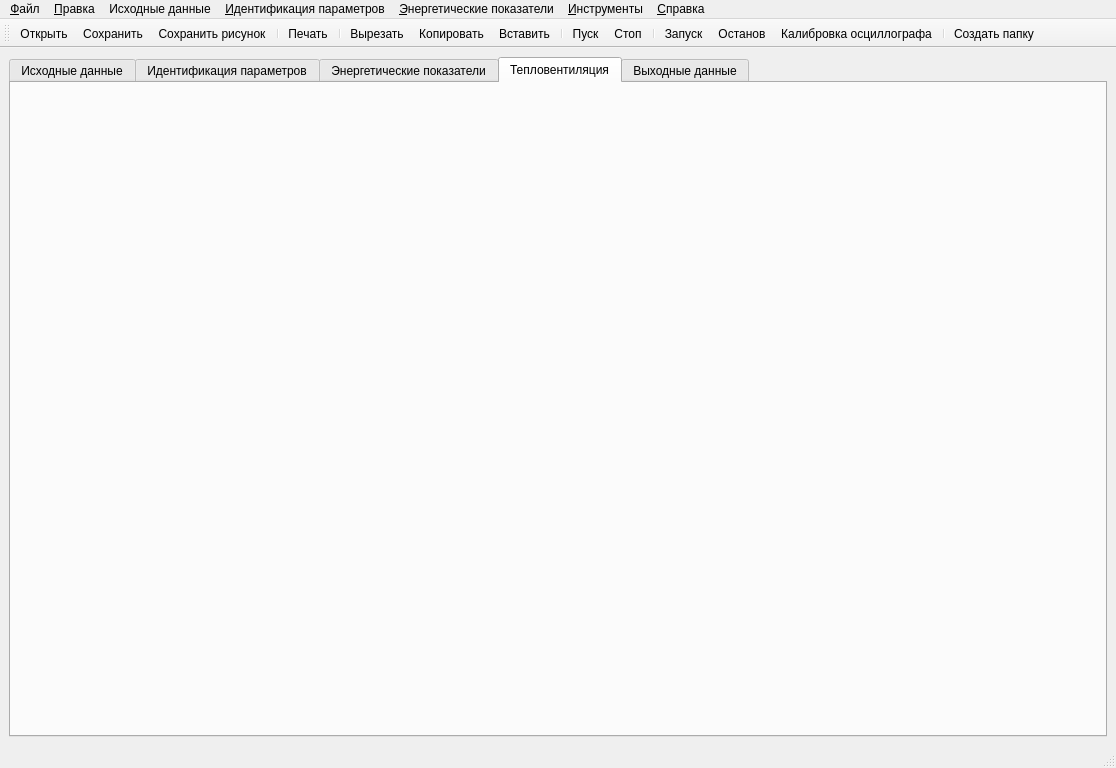
<?xml version="1.0" encoding="UTF-8"?>
<ui version="4.0">
 <class>MainWindow</class>
 <widget class="QMainWindow" name="MainWindow">
  <property name="geometry">
   <rect>
    <x>0</x>
    <y>0</y>
    <width>1116</width>
    <height>768</height>
   </rect>
  </property>
  <property name="windowTitle">
   <string>IM View</string>
  </property>
  <property name="windowIcon">
   <iconset resource="resurce.qrc">
    <normaloff>:/new/prefix1/img/IM_48x48.png</normaloff>:/new/prefix1/img/IM_48x48.png</iconset>
  </property>
  <widget class="QWidget" name="centralwidget">
   <layout class="QHBoxLayout" name="horizontalLayout">
    <item>
     <widget class="QTabWidget" name="tabWidget">
      <property name="currentIndex">
       <number>3</number>
      </property>
      <widget class="QWidget" name="tab">
       <attribute name="title">
        <string>Исходные данные</string>
       </attribute>
       <layout class="QHBoxLayout" name="horizontalLayout_4">
        <item>
         <widget class="datas" name="widget" native="true"/>
        </item>
       </layout>
      </widget>
      <widget class="QWidget" name="tab_2">
       <property name="font">
        <font>
         <pointsize>10</pointsize>
        </font>
       </property>
       <attribute name="title">
        <string>Идентификация параметров</string>
       </attribute>
       <layout class="QHBoxLayout" name="horizontalLayout_2">
        <item>
         <widget class="identf" name="widget_2" native="true"/>
        </item>
       </layout>
      </widget>
      <widget class="QWidget" name="tab_3">
       <attribute name="title">
        <string>Энергетические показатели</string>
       </attribute>
       <layout class="QVBoxLayout" name="verticalLayout">
        <item>
         <widget class="electromagn" name="widget_3" native="true"/>
        </item>
       </layout>
      </widget>
      <widget class="QWidget" name="tab_4">
       <attribute name="title">
        <string>Тепловентиляция</string>
       </attribute>
       <layout class="QGridLayout" name="gridLayout_3">
        <item row="0" column="0">
         <widget class="teplovent" name="widget_5" native="true"/>
        </item>
       </layout>
      </widget>
      <widget class="QWidget" name="tab_6">
       <attribute name="title">
        <string>Выходные данные</string>
       </attribute>
       <layout class="QGridLayout" name="gridLayout">
        <item row="0" column="0">
         <widget class="Itogs" name="widget_4" native="true">
          <layout class="QGridLayout" name="gridLayout_2"/>
         </widget>
        </item>
       </layout>
      </widget>
     </widget>
    </item>
   </layout>
  </widget>
  <widget class="QMenuBar" name="menubar">
   <property name="geometry">
    <rect>
     <x>0</x>
     <y>0</y>
     <width>1116</width>
     <height>23</height>
    </rect>
   </property>
   <widget class="QMenu" name="menufile">
    <property name="title">
     <string>&amp;Файл</string>
    </property>
    <addaction name="action"/>
    <addaction name="action_2"/>
    <addaction name="action_6"/>
    <addaction name="separator"/>
    <addaction name="action_3"/>
    <addaction name="separator"/>
    <addaction name="actionExit"/>
   </widget>
   <widget class="QMenu" name="menuabout">
    <property name="title">
     <string>&amp;Справка</string>
    </property>
    <addaction name="actionhelp"/>
    <addaction name="actionabout"/>
   </widget>
   <widget class="QMenu" name="menu">
    <property name="title">
     <string>&amp;Инструменты</string>
    </property>
    <addaction name="action_15"/>
   </widget>
   <widget class="QMenu" name="menu_2">
    <property name="title">
     <string>&amp;Правка</string>
    </property>
    <addaction name="action_7"/>
    <addaction name="action_8"/>
    <addaction name="separator"/>
    <addaction name="actioncut"/>
    <addaction name="action_10"/>
    <addaction name="action_11"/>
    <addaction name="action_4"/>
    <addaction name="separator"/>
    <addaction name="action_13"/>
   </widget>
   <widget class="QMenu" name="menu_3">
    <property name="title">
     <string>&amp;Идентификация параметров</string>
    </property>
    <addaction name="action_5"/>
    <addaction name="action_9"/>
    <addaction name="separator"/>
    <addaction name="action_14"/>
   </widget>
   <widget class="QMenu" name="menu_4">
    <property name="title">
     <string>Исходные данные</string>
    </property>
    <addaction name="action_12"/>
    <addaction name="action_16"/>
    <addaction name="action_17"/>
    <addaction name="action_18"/>
    <addaction name="action_19"/>
   </widget>
   <widget class="QMenu" name="menu_5">
    <property name="title">
     <string>&amp;Энергетические показатели</string>
    </property>
    <addaction name="action_20"/>
    <addaction name="action_21"/>
    <addaction name="action_22"/>
   </widget>
   <addaction name="menufile"/>
   <addaction name="menu_2"/>
   <addaction name="menu_4"/>
   <addaction name="menu_3"/>
   <addaction name="menu_5"/>
   <addaction name="menu"/>
   <addaction name="menuabout"/>
  </widget>
  <widget class="QStatusBar" name="statusbar"/>
  <widget class="QToolBar" name="toolBar">
   <property name="windowTitle">
    <string>toolBar</string>
   </property>
   <attribute name="toolBarArea">
    <enum>TopToolBarArea</enum>
   </attribute>
   <attribute name="toolBarBreak">
    <bool>false</bool>
   </attribute>
   <addaction name="action"/>
   <addaction name="action_2"/>
   <addaction name="action_6"/>
   <addaction name="separator"/>
   <addaction name="action_3"/>
   <addaction name="separator"/>
   <addaction name="actioncut"/>
   <addaction name="action_10"/>
   <addaction name="action_11"/>
   <addaction name="separator"/>
   <addaction name="action_5"/>
   <addaction name="action_9"/>
   <addaction name="separator"/>
   <addaction name="action_20"/>
   <addaction name="action_21"/>
   <addaction name="action_22"/>
   <addaction name="separator"/>
   <addaction name="action_23"/>
  </widget>
  <action name="actionExit">
   <property name="icon">
    <iconset theme="application-exit">
     <normaloff>.</normaloff>.</iconset>
   </property>
   <property name="text">
    <string>Выход</string>
   </property>
   <property name="shortcut">
    <string>Ctrl+Q</string>
   </property>
  </action>
  <action name="actionhelp">
   <property name="icon">
    <iconset theme="help-contents">
     <normaloff>.</normaloff>.</iconset>
   </property>
   <property name="text">
    <string>Справка</string>
   </property>
   <property name="shortcut">
    <string>F1</string>
   </property>
  </action>
  <action name="actionabout">
   <property name="icon">
    <iconset theme="help-about">
     <normaloff>.</normaloff>.</iconset>
   </property>
   <property name="text">
    <string>О программе</string>
   </property>
  </action>
  <action name="action">
   <property name="icon">
    <iconset theme="document-open">
     <normaloff>.</normaloff>.</iconset>
   </property>
   <property name="text">
    <string>Открыть</string>
   </property>
   <property name="shortcut">
    <string>Ctrl+O</string>
   </property>
  </action>
  <action name="action_2">
   <property name="icon">
    <iconset theme="document-save">
     <normaloff>.</normaloff>.</iconset>
   </property>
   <property name="text">
    <string>Сохранить</string>
   </property>
   <property name="shortcut">
    <string>Ctrl+S</string>
   </property>
  </action>
  <action name="action_3">
   <property name="icon">
    <iconset theme="document-print">
     <normaloff>.</normaloff>.</iconset>
   </property>
   <property name="text">
    <string>Печать</string>
   </property>
   <property name="shortcut">
    <string>Ctrl+P</string>
   </property>
  </action>
  <action name="action_6">
   <property name="icon">
    <iconset theme="document-save-as">
     <normaloff>.</normaloff>.</iconset>
   </property>
   <property name="text">
    <string>Сохранить рисунок</string>
   </property>
   <property name="shortcut">
    <string>Ctrl+Shift+S</string>
   </property>
  </action>
  <action name="action_7">
   <property name="icon">
    <iconset theme="edit-undo">
     <normaloff>.</normaloff>.</iconset>
   </property>
   <property name="text">
    <string>Отменить действие</string>
   </property>
   <property name="shortcut">
    <string>Ctrl+Z</string>
   </property>
  </action>
  <action name="action_8">
   <property name="icon">
    <iconset theme="edit-redo">
     <normaloff>.</normaloff>.</iconset>
   </property>
   <property name="text">
    <string>Повторить действие</string>
   </property>
   <property name="shortcut">
    <string>Ctrl+Shift+Z</string>
   </property>
  </action>
  <action name="actioncut">
   <property name="icon">
    <iconset theme="edit-cut">
     <normaloff>.</normaloff>.</iconset>
   </property>
   <property name="text">
    <string>Вырезать</string>
   </property>
   <property name="shortcut">
    <string>Ctrl+X</string>
   </property>
  </action>
  <action name="action_10">
   <property name="icon">
    <iconset theme="edit-copy">
     <normaloff>.</normaloff>.</iconset>
   </property>
   <property name="text">
    <string>Копировать</string>
   </property>
   <property name="shortcut">
    <string>Ctrl+C</string>
   </property>
  </action>
  <action name="action_11">
   <property name="icon">
    <iconset theme="edit-paste">
     <normaloff>.</normaloff>.</iconset>
   </property>
   <property name="text">
    <string>Вставить</string>
   </property>
   <property name="shortcut">
    <string>Ctrl+V</string>
   </property>
  </action>
  <action name="action_13">
   <property name="icon">
    <iconset theme="system-search">
     <normaloff>.</normaloff>.</iconset>
   </property>
   <property name="text">
    <string>Поиск/замена</string>
   </property>
  </action>
  <action name="action_4">
   <property name="icon">
    <iconset theme="edit-delete">
     <normaloff>.</normaloff>.</iconset>
   </property>
   <property name="text">
    <string>Удалить</string>
   </property>
   <property name="shortcut">
    <string>Ctrl+R</string>
   </property>
  </action>
  <action name="action_5">
   <property name="icon">
    <iconset resource="resurce.qrc">
     <normaloff>:/new/prefix1/img/media-playback-start_2.svg</normaloff>:/new/prefix1/img/media-playback-start_2.svg</iconset>
   </property>
   <property name="text">
    <string>Пуск</string>
   </property>
  </action>
  <action name="action_9">
   <property name="icon">
    <iconset resource="resurce.qrc">
     <normaloff>:/new/prefix1/img/media-playback-stop_2.svg</normaloff>:/new/prefix1/img/media-playback-stop_2.svg</iconset>
   </property>
   <property name="text">
    <string>Стоп</string>
   </property>
  </action>
  <action name="action_14">
   <property name="text">
    <string>Настройки</string>
   </property>
  </action>
  <action name="action_15">
   <property name="icon">
    <iconset resource="resurce.qrc">
     <normaloff>:/new/prefix1/img/configure.svg</normaloff>:/new/prefix1/img/configure.svg</iconset>
   </property>
   <property name="text">
    <string>Настройки</string>
   </property>
   <property name="shortcut">
    <string>Ctrl+P</string>
   </property>
  </action>
  <action name="action_12">
   <property name="icon">
    <iconset theme="document-open">
     <normaloff>.</normaloff>.</iconset>
   </property>
   <property name="text">
    <string>Загрузить данные</string>
   </property>
   <property name="shortcut">
    <string>Ctrl+Z</string>
   </property>
  </action>
  <action name="action_16">
   <property name="icon">
    <iconset theme="document-save">
     <normaloff>.</normaloff>.</iconset>
   </property>
   <property name="text">
    <string>Сохранить данные</string>
   </property>
   <property name="shortcut">
    <string>Ctrl+S</string>
   </property>
  </action>
  <action name="action_17">
   <property name="icon">
    <iconset theme="edit-delete">
     <normaloff>.</normaloff>.</iconset>
   </property>
   <property name="text">
    <string>Удалить данные</string>
   </property>
   <property name="shortcut">
    <string>Ctrl+U</string>
   </property>
  </action>
  <action name="action_18">
   <property name="icon">
    <iconset theme="edit-clear">
     <normaloff>.</normaloff>.</iconset>
   </property>
   <property name="text">
    <string>Очистить данные</string>
   </property>
   <property name="shortcut">
    <string>Ctrl+D</string>
   </property>
  </action>
  <action name="action_19">
   <property name="icon">
    <iconset theme="document-new">
     <normaloff>.</normaloff>.</iconset>
   </property>
   <property name="text">
    <string>Принять данные</string>
   </property>
   <property name="shortcut">
    <string>Ctrl+E</string>
   </property>
  </action>
  <action name="action_20">
   <property name="icon">
    <iconset theme="media-playback-start" resource="resurce.qrc">
     <normaloff>:/new/prefix1/img/media-playback-start.svg</normaloff>:/new/prefix1/img/media-playback-start.svg</iconset>
   </property>
   <property name="text">
    <string>Запуск</string>
   </property>
  </action>
  <action name="action_21">
   <property name="icon">
    <iconset theme="media-playback-stop" resource="resurce.qrc">
     <normaloff>:/new/prefix1/img/media-playback-stop.svg</normaloff>:/new/prefix1/img/media-playback-stop.svg</iconset>
   </property>
   <property name="text">
    <string>Останов</string>
   </property>
  </action>
  <action name="action_22">
   <property name="icon">
    <iconset theme="system-reboot" resource="resurce.qrc">
     <normaloff>:/new/prefix1/img/configure.svg</normaloff>:/new/prefix1/img/configure.svg</iconset>
   </property>
   <property name="text">
    <string>Калибровка осциллографа</string>
   </property>
  </action>
  <action name="action_23">
   <property name="text">
    <string>Создать папку</string>
   </property>
  </action>
 </widget>
 <customwidgets>
  <customwidget>
   <class>datas</class>
   <extends>QWidget</extends>
   <header>datas.h</header>
   <container>1</container>
  </customwidget>
  <customwidget>
   <class>identf</class>
   <extends>QWidget</extends>
   <header>identf.h</header>
   <container>1</container>
  </customwidget>
  <customwidget>
   <class>electromagn</class>
   <extends>QWidget</extends>
   <header>electromagn.h</header>
   <container>1</container>
  </customwidget>
  <customwidget>
   <class>Itogs</class>
   <extends>QWidget</extends>
   <header>itogs.h</header>
   <container>1</container>
  </customwidget>
  <customwidget>
   <class>teplovent</class>
   <extends>QWidget</extends>
   <header>teplovent.h</header>
   <container>1</container>
  </customwidget>
 </customwidgets>
 <resources>
  <include location="resurce.qrc"/>
 </resources>
 <connections/>
</ui>
